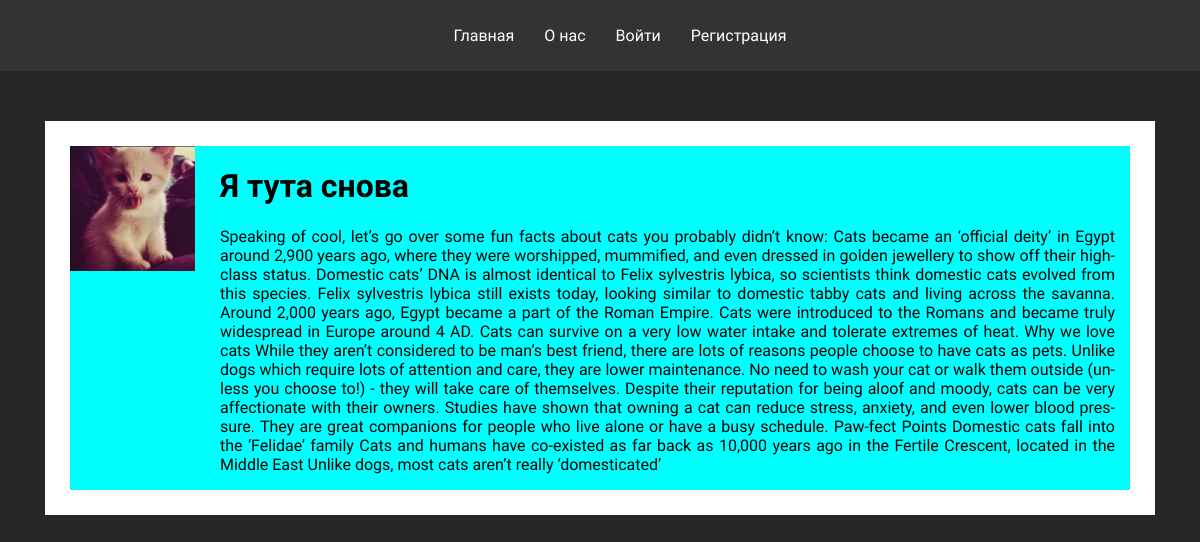
The page /2/ on the database as committed earlier.
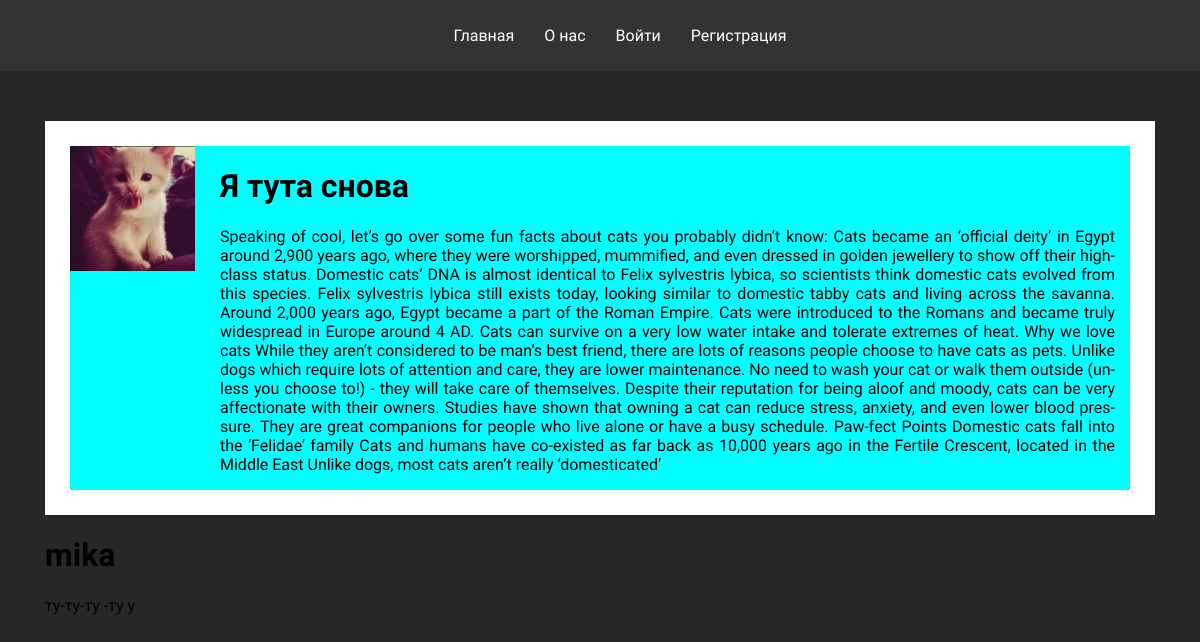
The same page on the database as committed later.
### main/models.py (models this page shows, shortened)
class Comment(models.Model):
    author = models.ForeignKey(User,on_delete=models.CASCADE)
    title = models.TextField()
    img = models.ImageField('Изображение',upload_to='media/%d',null=True,blank=True)
    data = models.DateTimeField(auto_now_add=True)
    post = models.ForeignKey(Post,on_delete=models.CASCADE,null=True,related_name='comments')
    class Meta:
        verbose_name = 'Комментарий'
        verbose_name_plural = 'Комментарии'

### main/views.py (the view)
# urls.py: path('<int:pk>/',views.post_detail,name='post_detail'),
def post_detail(request,pk):
    post = get_object_or_404(Post,pk=pk)
    comments = post.comments.all()
    return render(request,'main/post_detail.html',{'post':post,'comments':comments})

### main/templates/main/post_detail.html (shortened to what this page needs)
{% extends 'main/base.html'%}
{% block content%}
    <div class="container">
        <div class="hero_content">
            <div class="wrapper">
                <div class="wrapper-content">
                    <div class="left_wrap">
                        <img src="{{post.img.url}}" alt="#">
                    </div>
                    <div class="right_wrap" id="text">
                        <h1>
                            {{post.title}}
                        </h1>
                        <p class='description'>
                            {{post.description}}
                    </div>
                </div>
            </div>
        </div>
            {%for comment in comments%}
                <h1>{{comment.author}}</h1>
                <p>{{comment.title}}</p>
            {%endfor%}
    </div>
{% endblock %}

Rows that differ between the two databases and show on the page:
added Comment: author "mika", title "ту-ту-ту -ту у"
